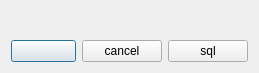
<?xml version="1.0" encoding="UTF-8"?>
<ui version="4.0">
 <class>dialog_do</class>
 <widget class="QDialog" name="dialog_do">
  <property name="geometry">
   <rect>
    <x>0</x>
    <y>0</y>
    <width>259</width>
    <height>73</height>
   </rect>
  </property>
  <property name="windowTitle">
   <string/>
  </property>
  <property name="windowIcon">
   <iconset resource="resource.qrc">
    <normaloff>:/res/wheel.png</normaloff>:/res/wheel.png</iconset>
  </property>
  <layout class="QHBoxLayout" name="horizontalLayout_3">
   <item>
    <layout class="QVBoxLayout" name="verticalLayout">
     <item>
      <layout class="QHBoxLayout" name="horizontalLayout">
       <item>
        <widget class="QLabel" name="label">
         <property name="text">
          <string/>
         </property>
         <property name="alignment">
          <set>Qt::AlignCenter</set>
         </property>
        </widget>
       </item>
      </layout>
     </item>
     <item>
      <layout class="QHBoxLayout" name="horizontalLayout_2">
       <item>
        <widget class="QPushButton" name="do_button">
         <property name="text">
          <string/>
         </property>
        </widget>
       </item>
       <item>
        <widget class="QPushButton" name="cancel_button">
         <property name="text">
          <string>cancel</string>
         </property>
        </widget>
       </item>
       <item>
        <widget class="QPushButton" name="sql_button">
         <property name="text">
          <string>sql</string>
         </property>
        </widget>
       </item>
      </layout>
     </item>
    </layout>
   </item>
  </layout>
 </widget>
 <tabstops>
  <tabstop>do_button</tabstop>
  <tabstop>cancel_button</tabstop>
  <tabstop>sql_button</tabstop>
 </tabstops>
 <resources>
  <include location="resource.qrc"/>
 </resources>
 <connections/>
</ui>
